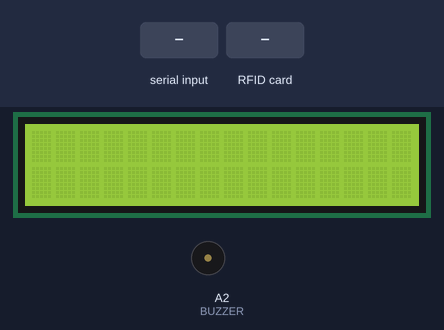
The sketch below on a simulated Arduino Uno, built with avr-gcc and run on an emulated ATmega328P. Shown: 16×2 character LCD, buzzer (waves = sounding, pin HIGH). The inputs (shaded band) are chosen by the test bench. The local clock reads 2024-03-15 10:24:30 at power-on unless the sketch sets it; pins used as bus, display or sensor lines are not drawn; what the sketch prints to the serial monitor is not drawn.

Above: at 1.3 s.
1.4 s: "1" received over Serial
At 1.8 s:
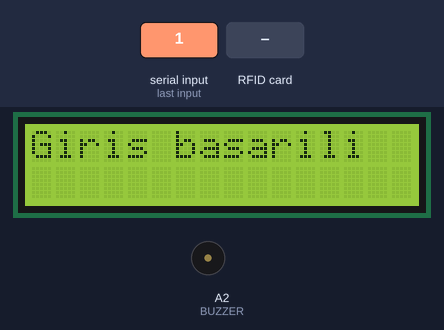
2.9 s: "2" received over Serial
At 3.2 s:
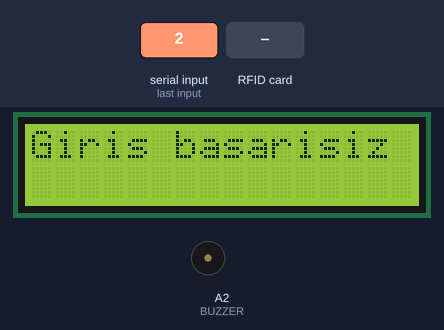
4.4 s: "t" received over Serial
At 4.9 s:
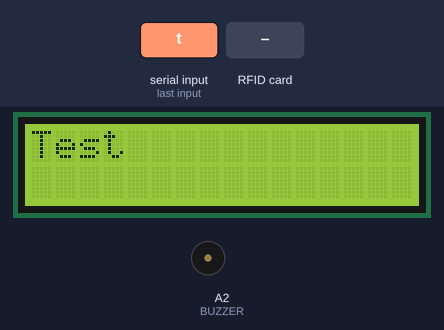
5.9 s: "c" received over Serial
At 6.5 s:
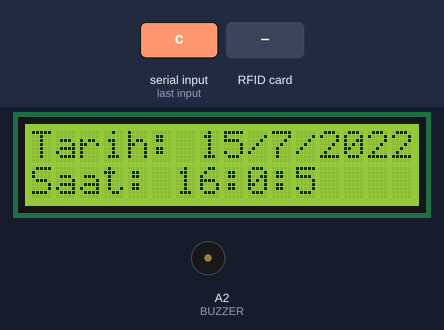
7.4 s: RFID card 5E 7A 19 C4 held to the reader
At 7.8 s:
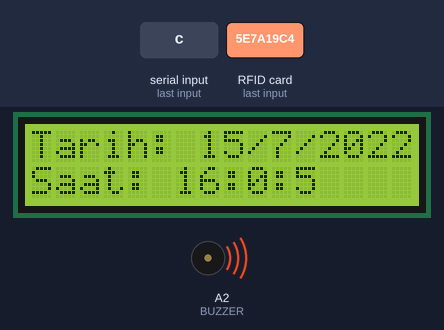
9.4 s: "0" received over Serial
At 9.8 s:
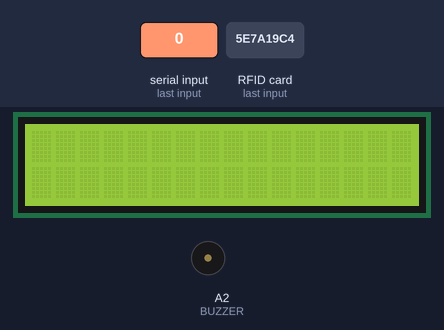
Timing chart, 0 to 11.9 s (numbered marks = the images above; inputs shaded):
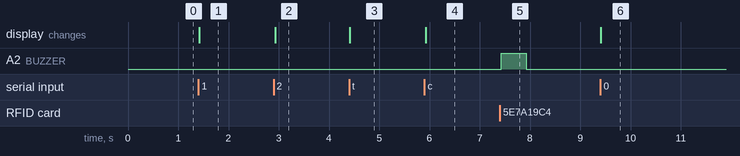

Measured:
- after the input at 1.4 s, the display: changes at once (image 1)
- after the input at 2.9 s, the display: changes at once (image 2)
- after the input at 4.4 s, the display: changes at once (image 3)
- after the input at 5.9 s, the display: changes at once (image 4)
- after the input at 7.4 s, A2 (BUZZER): LOW → HIGH at once, → LOW 0.50 s later
- after the input at 9.4 s, the display: changes at once (image 6)

The sketch:

IOSBIL.ino
```cpp
#include <MFRC522.h>
#include <LiquidCrystal.h>
#include <virtuabotixRTC.h>

MFRC522 rfid(10,9); // SDA -> 10 RST -> 9
LiquidCrystal lcd(7,6,5,4,3,2); // RS -> 7 E -> 6 D4 -> 5 D5 -> 4 D6 -> 3 D7 -> 2
virtuabotixRTC myRTC(8,A0,A1); // CLK -> 8 DAT -> A0 RST -> A1

void setup()
{
  Serial.begin(9600);
  SPI.begin();
  rfid.PCD_Init();
  lcd.begin(16,2);
  myRTC.setDS1302Time(0,0,16,5,15,7,2022); // saniye-dakika-saat-haftanın günü-ayın günü-ay-yıl şeklinde yazılır
  pinMode(A2,OUTPUT); //BUZZER
}

void getTime()
{
  myRTC.updateTime();
  lcd.clear();
  lcd.setCursor(0,0);

  lcd.print("Tarih: ");
  lcd.print(myRTC.dayofmonth);
  lcd.print("/");
  lcd.print(myRTC.month);
  lcd.print("/");
  lcd.print(myRTC.year);

  lcd.setCursor(0,1);

  lcd.print("Saat: ");
  lcd.print(myRTC.hours);
  lcd.print(":");
  lcd.print(myRTC.minutes);
  lcd.print(":");
  lcd.print(myRTC.seconds);

  delay(1000);
}

void loop()
{

  if (Serial.available())
  {
    char data = Serial.read();

    if (data == '0') {lcd.clear();}
    else if (data == '1') {lcd.clear(); lcd.print("Giris basarili");}
    else if (data == '2') {lcd.clear(); lcd.print("Giris basarisiz");}
    else if (data == 's') {digitalWrite(A2,1); delay(500); digitalWrite(A2,0);}
    else if (data == 't') {lcd.clear(); lcd.print("Test");}
    else if (data == 'c') {lcd.clear(); getTime();}
  }

  if (!rfid.PICC_IsNewCardPresent())
    return; // mevcut okutulan karttan başka bir kart gelmediğinde başa dön
  if (!rfid.PICC_ReadCardSerial())
    return; // herhangi bir kart okutulmadığında değerlerin ekrana gelmemesini sağlıyor

  for (int i=0;i<rfid.uid.size;i++) { Serial.print(rfid.uid.uidByte[i]);}
  digitalWrite(A2,1); delay(500); digitalWrite(A2,0);

  rfid.PICC_HaltA(); //yeni bir kart okutulana kadar çalışmayı durdurur
}
```
